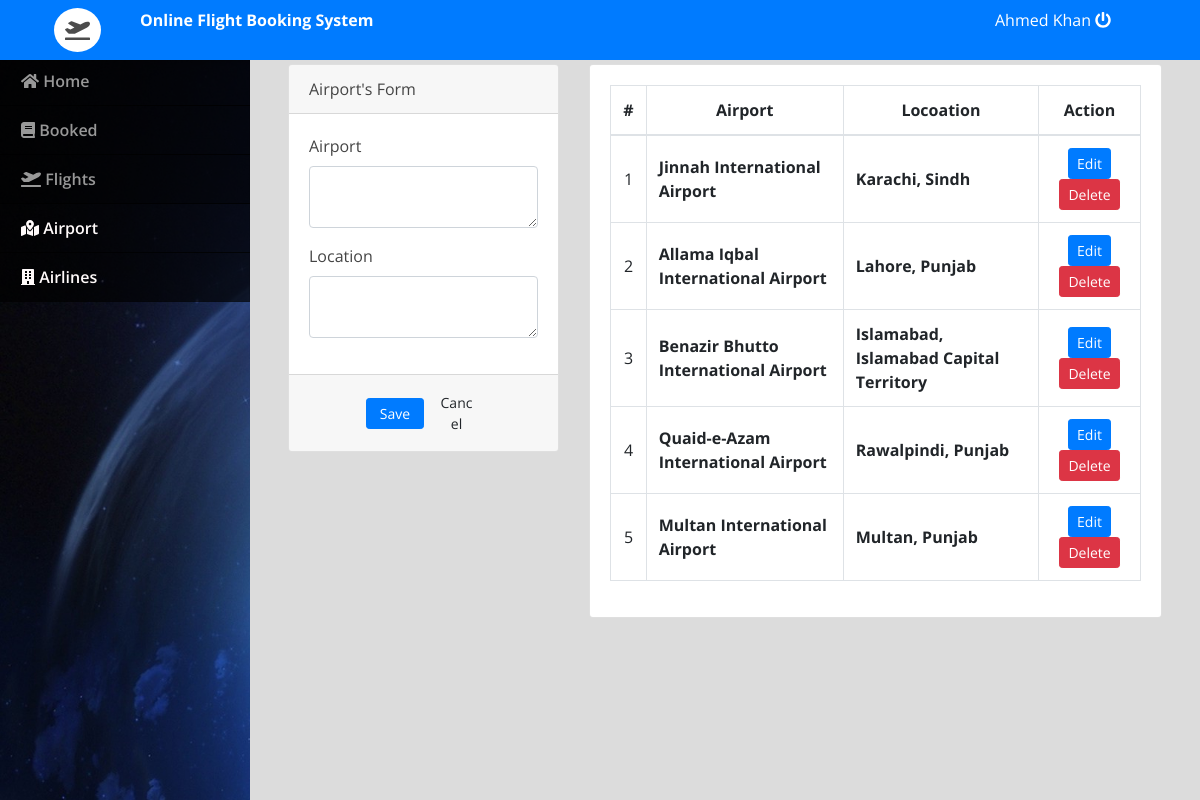
Page /admin/index.php?page=airport (signed in) on the committed database.
### tables this page shows
CREATE TABLE `airport_list` (
  `id` int(30) NOT NULL,
  `airport` text NOT NULL,
  `location` text NOT NULL
);

### admin/airport.php (the view, shortened to what this page needs)
<?php include('db_connect.php');?>
<div class="container-fluid">
	<div class="col-lg-12">
		<div class="row">
			<div class="col-md-4">
			<form action="" id="manage-airports">
				<div class="card">
					<div class="card-header">
						   Airport's Form
				  	</div>
					<div class="card-body">
							<div class="form-group">
								<label class="control-label">Airport</label>
								<textarea name="airport" id="" cols="30" rows="2" class="form-control"></textarea>
							</div>
							<div class="form-group">
								<label class="control-label">Location</label>
								<textarea name="location" id="" cols="30" rows="2" class="form-control"></textarea>
							</div>
					</div>
					<div class="card-footer">
						<div class="row">
							<div class="col-md-12">
								<button class="btn btn-sm btn-primary col-sm-3 offset-md-3"> Save</button>
								<button class="btn btn-sm btn-default col-sm-3" type="button" onclick="_reset()"> Cancel</button>
							</div>
						</div>
					</div>
				</div>
			</form>
			</div>
			<div class="col-md-8">
				<div class="card">
					<div class="card-body">
						<table class="table table-bordered table-hover">
							<thead>
								<tr>
									<th class="text-center">#</th>
									<th class="text-center">Airport</th>
									<th class="text-center">Locoation</th>
									<th class="text-center">Action</th>
								</tr>
							</thead>
							<tbody>
								<?php
								$i = 1;
								$cats = $conn->query("SELECT * FROM airport_list order by id asc");
								while($row=$cats->fetch_assoc()):
								?>
								<tr>
									<td class="text-center"><?php echo $i++ ?></td>
									<td class="">
										 <b><?php echo $row['airport'] ?></b>
									</td>
									<td class="">
										 <b><?php echo $row['location'] ?></b>
									</td>
									<td class="text-center">
										<button class="btn btn-sm btn-primary edit_airline" type="button" data-id="<?php echo $row['id'] ?>" data-airport="<?php echo $row['airport'] ?>" data-location="<?php echo $row['location'] ?>" >Edit</button>
										<button class="btn btn-sm btn-danger delete_airline" type="button" data-id="<?php echo $row['id'] ?>">Delete</button>
									</td>
								</tr>
								<?php endwhile; ?>
							</tbody>
						</table>
					</div>
				</div>
			</div>
		</div>
	</div>
</div>

### admin/assets/css/style.css (style rules this page uses)
body { font-family: "Open Sans", sans-serif; color: #444444; width: 100%; height: calc(100%); }

### admin/index.php (style rules this page uses)
body { background: #80808045; }

### admin/airport.php (style rules this page uses)
td { vertical-align: middle !important; }

### rows in the picture
airport_list: airport "Jinnah International Airport", location "Karachi, Sindh"
airport_list: airport "Allama Iqbal International Airport", location "Lahore, Punjab"
airport_list: airport "Benazir Bhutto International Airport", location "Islamabad, Islamabad Capital Territory"
airport_list: airport "Quaid-e-Azam International Airport", location "Rawalpindi, Punjab"
airport_list: airport "Multan International Airport", location "Multan, Punjab"

### other values in the picture
$_SESSION['login_name'] "Ahmed Khan"
